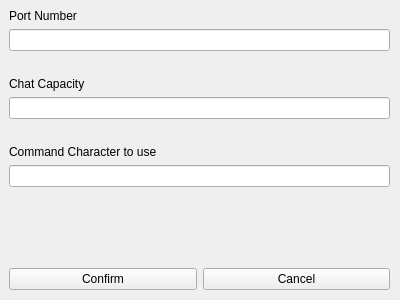
<?xml version="1.0" encoding="UTF-8"?>
<ui version="4.0">
 <class>HostSettingPopup</class>
 <widget class="QWidget" name="HostSettingPopup">
  <property name="geometry">
   <rect>
    <x>0</x>
    <y>0</y>
    <width>400</width>
    <height>300</height>
   </rect>
  </property>
  <property name="windowTitle">
   <string>Form</string>
  </property>
  <widget class="QWidget" name="gridLayoutWidget">
   <property name="geometry">
    <rect>
     <x>9</x>
     <y>9</y>
     <width>381</width>
     <height>281</height>
    </rect>
   </property>
   <layout class="QGridLayout" name="gridLayout">
    <item row="0" column="0">
     <layout class="QVBoxLayout" name="verticalLayout">
      <item>
       <widget class="QLabel" name="portLabel">
        <property name="text">
         <string>Port Number</string>
        </property>
       </widget>
      </item>
      <item>
       <widget class="QLineEdit" name="port"/>
      </item>
      <item>
       <widget class="QLabel" name="portWarning">
        <property name="text">
         <string/>
        </property>
       </widget>
      </item>
      <item>
       <widget class="QLabel" name="chatCapacityLabel">
        <property name="text">
         <string>Chat Capacity</string>
        </property>
       </widget>
      </item>
      <item>
       <widget class="QLineEdit" name="chatCapacity"/>
      </item>
      <item>
       <widget class="QLabel" name="chatCapacityWarning">
        <property name="text">
         <string/>
        </property>
       </widget>
      </item>
      <item>
       <widget class="QLabel" name="commandCharLabel">
        <property name="text">
         <string>Command Character to use</string>
        </property>
       </widget>
      </item>
      <item>
       <widget class="QLineEdit" name="commandChar"/>
      </item>
      <item>
       <widget class="QLabel" name="commandCharWarning">
        <property name="text">
         <string/>
        </property>
       </widget>
      </item>
     </layout>
    </item>
    <item row="5" column="0">
     <layout class="QHBoxLayout" name="horizontalLayout">
      <item>
       <widget class="QPushButton" name="confirmButton">
        <property name="text">
         <string>Confirm</string>
        </property>
       </widget>
      </item>
      <item>
       <widget class="QPushButton" name="cancelButton">
        <property name="text">
         <string>Cancel</string>
        </property>
       </widget>
      </item>
     </layout>
    </item>
    <item row="1" column="0" rowspan="4">
     <spacer name="verticalSpacer">
      <property name="orientation">
       <enum>Qt::Orientation::Vertical</enum>
      </property>
      <property name="sizeHint" stdset="0">
       <size>
        <width>20</width>
        <height>40</height>
       </size>
      </property>
     </spacer>
    </item>
   </layout>
  </widget>
 </widget>
 <resources/>
 <connections/>
</ui>
